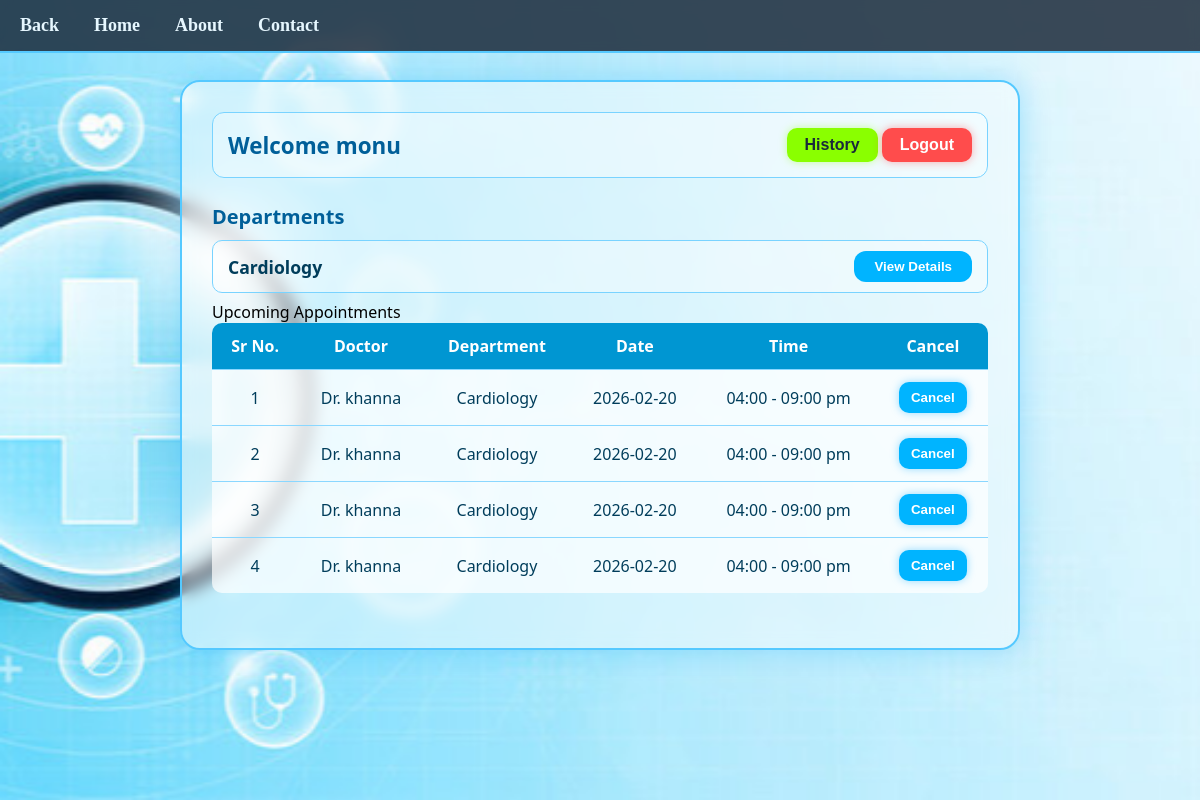
Before: /patient_dash (signed in) with the older database file.
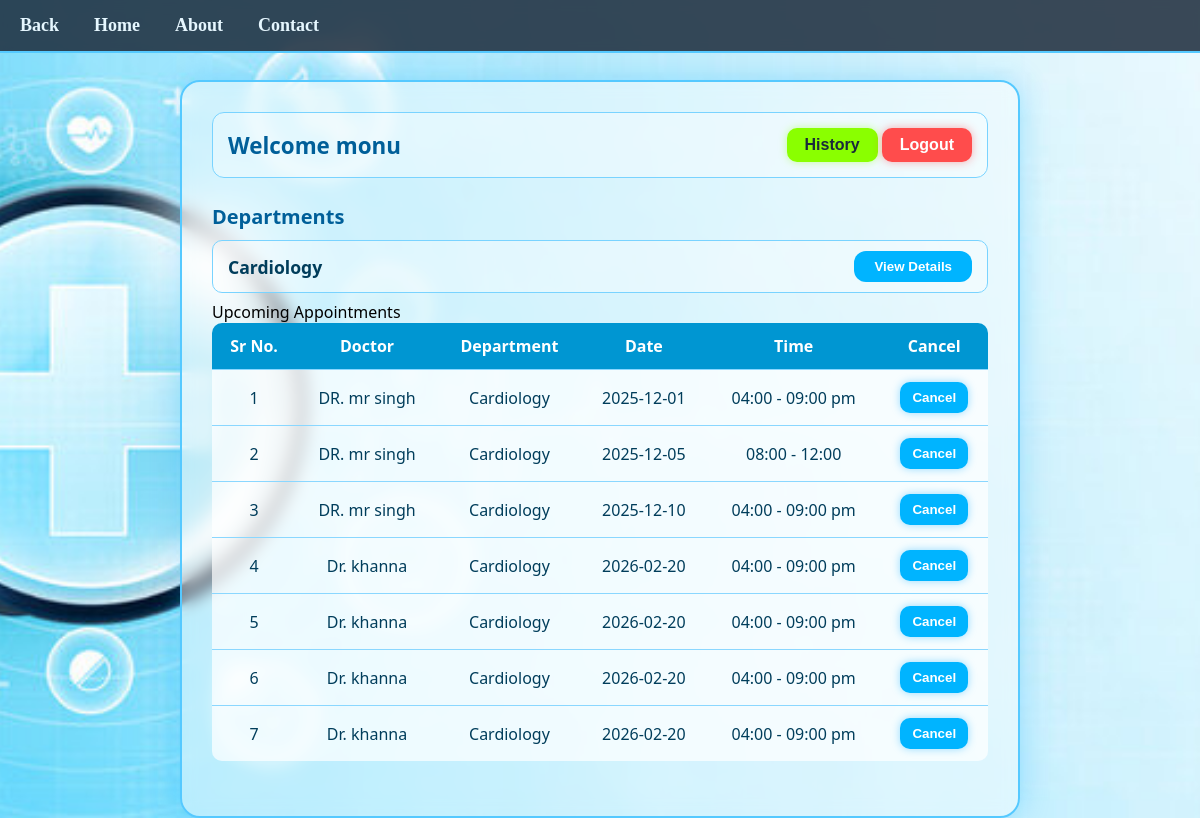
After: the same page with the newer database file.
### tables this page shows
CREATE TABLE patients (
            id INTEGER PRIMARY KEY AUTOINCREMENT,
            user_id INTEGER NOT NULL,
            fullname TEXT NOT NULL,
            age INTEGER,
            gender TEXT,
            contact TEXT,
            blood_group TEXT,
            height INTEGER,
            weight INTEGER,
            FOREIGN KEY (user_id) REFERENCES users(id) ON DELETE CASCADE
            );

CREATE TABLE appointments (
            id INTEGER PRIMARY KEY AUTOINCREMENT,
            patient_id INTEGER NOT NULL,
            doctor_id INTEGER NOT NULL,
            department TEXT NOT NULL,
            date TEXT NOT NULL,
            time TEXT NOT NULL,
            status TEXT CHECK(status IN ('booked', 'cancelled', 'completed')) DEFAULT
            'booked',
            FOREIGN KEY (patient_id) REFERENCES patients(id) ON DELETE CASCADE,
            FOREIGN KEY (doctor_id) REFERENCES doctors(id) ON DELETE CASCADE
            );

CREATE TABLE doctors (
            id INTEGER PRIMARY KEY AUTOINCREMENT,
            user_id INTEGER NOT NULL,
            fullname TEXT NOT NULL,
            specialization TEXT NOT NULL,
            department TEXT NOT NULL,
            experience INTEGER,
            FOREIGN KEY (user_id) REFERENCES users(id) ON DELETE CASCADE
        );

### app.py (the view)
@app.route("/patient_dash")
def patient_dash():
    patient_id = session["patient_id"]
    patient = module.get_patient_by_id(patient_id)
    departments = module.get_unique_departments()
    appointments = module.get_patient_appointments(patient_id)
    return render_template(
        "patient.html",
        patient=patient,
        departments=departments,
        upcoming=appointments
    )

### module.py (called while the page is built)
def host_get_db():
    conn = sqlite3.connect('hospital.db')
    conn.row_factory=sqlite3.Row
    conn.execute("PRAGMA foreign_keys = ON")  # enforce FK constraints
    return conn

def get_unique_departments():
    try:
        conn = host_get_db()
        cur = conn.cursor()
        cur.execute("SELECT DISTINCT department FROM doctors ORDER BY department ASC")
        data = cur.fetchall()
        return data
    except Exception as e:
        print("DB INSERT ERROR:", e)
        raise e
    finally:
        if cur: cur.close()
        if conn: conn.close()

def get_patient_appointments(patient_id):
    conn = host_get_db()
    curr = conn.cursor()
    curr.execute("""
        SELECT a.id, d.fullname AS doctor, d.department, a.date, a.time
        FROM appointments a
        JOIN doctors d ON a.doctor_id = d.id
        WHERE a.patient_id=? AND a.status='booked'
        ORDER BY a.date ASC
    """, (patient_id,))
    data = curr.fetchall()
    curr.close()
    conn.close()
    return data

def get_patient_by_id(patient_id):
    conn = host_get_db()
    curr = conn.cursor()
    curr.execute("SELECT * FROM patients WHERE id=?", (patient_id,))
    row = curr.fetchone()
    curr.close()
    conn.close()
    return row

### templates/patient.html (shortened to what this page needs)
<!DOCTYPE html>
<html lang="en">
  <head>
    <link rel="stylesheet" href="/static/patient.css" />
  </head>
  <body>
    <nav class="navbar">
      <ul class="nav-links">
        <li><a href="/">Back</a></li>
        <li><a href="/">Home</a></li>
        <li><a href="/about">About</a></li>
        <li><a href="/contact">Contact  </a></li>
      </ul>
    </nav>
    <div class="admin_main">
      <div id="admin_block">
        <div class="top-bar">
          <span class="welcome">Welcome {{ patient.fullname }}</span>
          <div class="search-box">
            <a href="/p_history"><button id="create">History</button></a>
            <a href="{{ url_for('login') }}"><button>Logout</button></a>
          </div>
        </div>
        <div id="wel1">Departments</div>
        {% for d in departments %}
        <div class="department-row">
          <span class="dept-name">{{ d.department }}</span>
          <a href="/department/{{ d.department }}">
            <button class="view-btn">View Details</button>
          </a>
        </div>
        {% endfor %}
        <div class="section-title">Upcoming Appointments</div>
        <table class="appointment-table">
          <thead>
            <tr>
              <th>Sr No.</th>
              <th>Doctor</th>
              <th>Department</th>
              <th>Date</th>
              <th>Time</th>
              <th>Cancel</th>
            </tr>
          </thead>
          <tbody>
            {% if upcoming %} {% for a in upcoming %}
            <tr>
              <td>{{ loop.index }}</td>
              <td>{{ a.doctor }}</td>
              <td>{{ a.department }}</td>
              <td>{{ a.date }}</td>
              <td>{{ a.time }}</td>
              <td>
                <a href="/cancel_appointment/{{ a.id }}">
                  <button class="cancel-btn">Cancel</button>
                </a>
              </td>
            </tr>
            {% endfor %} {% else %}
            <tr>
              <td colspan="6" class="no-data">No appointments.</td>
            </tr>
            {% endif %}
          </tbody>
        </table>
      </div>
    </div>
  </body>
</html>

### static/patient.css (style rules this page uses)
* { margin: 0; padding: 0; box-sizing: border-box; }
.navbar { width: 100%; background: rgba(26, 42, 58, 0.85); padding: 15px 20px; position: fixed; top: 0; left: 0; z-index: 999; border-bottom: 2px solid #55c9ff; backdrop-filter: blur(6px); }
.nav-links { list-style: none; display: flex; gap: 35px; }
.nav-links li a { color: #e6f7ff; text-decoration: none; font-size: 18px; font-weight: 600; transition: 0.3s; }
.admin_main { padding-top: 100px; }
.admin_main { min-height: 100vh; background: url(image3.jpg) no-repeat center center fixed; background-size: cover; display: flex; justify-content: center; align-items: flex-start; padding-top: 40px; font-family: "Segoe UI", Tahoma, sans-serif; }
#admin_block { width: 70%; background: rgba(255, 255, 255, 0.45); border: 2px solid #55c9ff; border-radius: 20px; padding: 30px; margin: 40px 0 0 0; backdrop-filter: blur(8px); box-shadow: 0 0 30px rgba(0, 170, 255, 0.3); animation: fadeIn 0.7s ease-out; }
.top-bar { background: rgba(255, 255, 255, 0.35); border: 1px solid #79d3ff; padding: 15px; border-radius: 12px; margin-bottom: 25px; display: flex; justify-content: space-between; align-items: center; }
.welcome { font-size: 1.4em; font-weight: bold; color: #005f99; }
.search-box button { padding: 8px 18px; background: #ff4c4c; color: white; border: none; border-radius: 10px; font-size: 1em; font-weight: bold; cursor: pointer; transition: 0.3s; box-shadow: 0 0 10px rgba(255, 50, 50, 0.4); }
#wel1 { margin-top: 20px; margin-bottom: 10px; font-weight: bold; color: #005f99; font-size: 1.25em; }
table { width: 100%; border-collapse: collapse; background: rgba(255, 255, 255, 0.35); border-radius: 10px; overflow: hidden; margin-bottom: 25px; }
th { background: #0096d2; color: white; padding: 12px; font-size: 1em; }
td { padding: 12px; border-top: 1px solid #8ad7ff; background: rgba(255, 255, 255, 0.55); color: #003d5b; text-align: center; }
td button { padding: 8px 12px; border-radius: 10px; border: none; cursor: pointer; font-weight: bold; transition: 0.3s; background: #00b4ff; color: white; box-shadow: 0 0 8px rgba(0, 170, 255, 0.4); }
#create { background: #8aff00; color: #1a2a3a; box-shadow: 0 0 8px rgba(138, 255, 0, 0.4); }
.department-row { display: flex; justify-content: space-between; align-items: center; width: 100%; background: rgba(255, 255, 255, 0.35); border: 1px solid #79d3ff; padding: 10px 15px; border-radius: 10px; margin: 8px 0; }
.dept-name { font-size: 1.1em; font-weight: 600; color: #003d5b; }
.view-btn { padding: 8px 20px; background: #00b4ff; color: white; font-weight: bold; border-radius: 12px; border: none; cursor: pointer; transition: 0.3s ease; }

Changed rows visible on the page:
added appointments: doctor "DR. mr singh", department "Cardiology", date "2025-12-01", time "04:00 - 09:00 pm"
added appointments: doctor "DR. mr singh", department "Cardiology", date "2025-12-05", time "08:00 - 12:00"
added appointments: doctor "DR. mr singh", department "Cardiology", date "2025-12-10", time "04:00 - 09:00 pm"
